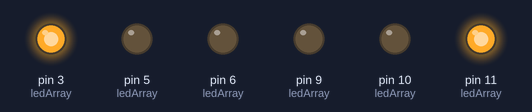
Recording of a sketch running on a simulated Arduino Uno, built with avr-gcc and run on an emulated ATmega328P. On the bench: output pins drawn as LEDs (lit = HIGH).

Above: at 0.15 s.
At 1.35 s:
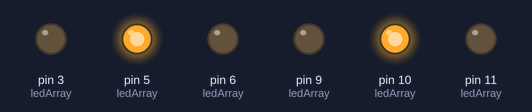
At 2.55 s:
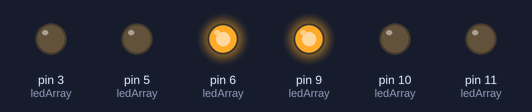
Timing chart, 0 to 3.0 s (numbered marks = the images above):
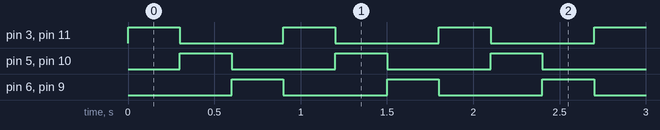

The sketch:

Ch_10_2_two_dim_array_nested_for.ino
```cpp
/* Ch_10_2_two_dim_array_nested_for

  Using a two dimensional array and nested "for" loops to control the 6 LED light pattern

   copy and paste this program into the Arduino IDE
   name this program Ch_10_2_two_dim_array_nested_for
 */

//  ------------------------------------------------------------------------------------
int ledOn = 300;
int ledOff = 150;

int red = 3;
int orange = 5;
int yellow = 6;
int white = 9;
int green = 10;
int blue = 11;

// this is the sequence for the 6 LEDs
int ledArray[] = {red, orange, yellow, white, green, blue};

/*  the 6 x 6 array represents one entire display pattern. The columns represent the 6 LEDs (0 - 5) and the rows
    represent the the pattern that the 6 LEDs will display. A zero means the LED is off and a one means ON.
    So, the first row in the 6x6 array says LED 0 and 5 will be on, all other off, the second row indicates
    that LEd 1 and 4 will be on and so forth.
 */
int numCols = 6;
int numRows = 6;

int sequenceArray [] [6] {
  {1, 0, 0, 0, 0, 1},
  {0, 1, 0, 0, 1, 0},
  {0, 0, 1, 1, 0, 0},
  {1, 0, 0, 0, 0, 1},
  {0, 1, 0, 0, 1, 0},
  {0, 0, 1, 1, 0, 0}
};

//  ------------------------------------------------------------------------------------
void setup() {
// configure the LED pins as outputs and turn off the LEDs
  for(int i = 0 ; i < numCols ; i++) {
	pinMode(ledArray[i], OUTPUT);
	digitalWrite(ledArray[i], LOW);
  }
}

//  ------------------------------------------------------------------------------------
void loop() {
/* each row represents one LED illumination pattern, display that pattern for time ledOn
   then go to next row and display that pattern
 */
  for(int j = 0; j < numRows ; j++) {      // outter loop - ROW pointer
    for(int i = 0 ; i < numCols ; i++) {   // inner loop - COLUMN pointer
      if(sequenceArray [j][i] == 0)  digitalWrite(ledArray[i], LOW);
      else                           digitalWrite(ledArray[i], HIGH);
    }
    delay(ledOn);
  }
}
```

Measured:
- by itself, pin 3 (ledArray), pin 5 (ledArray), pin 6 (ledArray), pin 9 (ledArray), pin 10 (ledArray), pin 11 (ledArray): alternates HIGH for 0.30 s and LOW for 0.60 s
- by itself, everything shown: repeats every 0.90 s, in 3 steps
